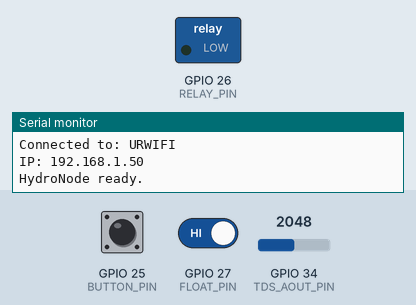
Bench run of a sketch on a simulated ESP32. On the bench: switched loads named in the sketch (green lamp = pin HIGH), the last lines printed to the serial monitor. The test bench sets the inputs (shaded band); at power-on: GPIO 27 (FLOAT_PIN) HIGH, GPIO 25 (BUTTON_PIN) HIGH, GPIO 34 (TDS_AOUT_PIN) = 2048 (analog values on the 0–4095 scale). WiFi joins after 1.5 s; servers stay silent unless stated; uploads are accepted with an empty reply; EEPROM starts erased; pins used as bus, display or sensor lines are not drawn.

Above: at 2.7 s.
2.8 s: GPIO 27 (FLOAT_PIN) driven LOW
9.9 s: GPIO 25 (BUTTON_PIN) pulled LOW for 1 s
At 12.3 s:
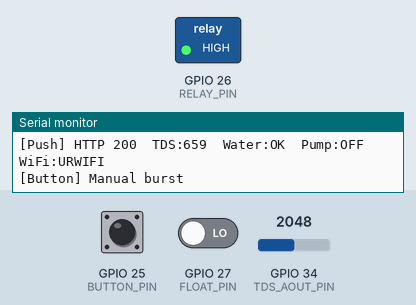
17.4 s: GPIO 25 (BUTTON_PIN) pulled LOW for 3.2 s
At 25.9 s:
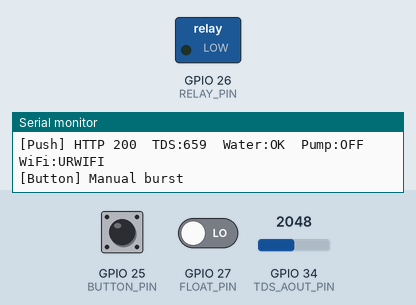
27.1 s: GPIO 27 (FLOAT_PIN) driven HIGH
Timing chart, 0 to 30.1 s (numbered marks = the images above; inputs shaded):
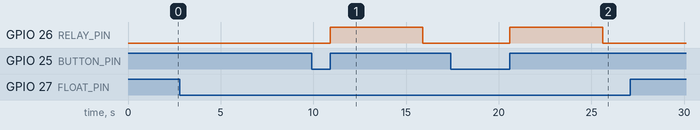

Measured:
- after the input at 9.9 s, GPIO 26 (RELAY_PIN): LOW → HIGH after 1.0 s, → LOW 5.0 s later
- after the input at 17.4 s, GPIO 26 (RELAY_PIN): LOW → HIGH after 3.2 s, → LOW 5.0 s later

The sketch:

hydroponic_controller_v3.ino
```cpp
/*
 * ============================================================
 *  HydroNode ESP32 Firmware  v3.1  — Multi-WiFi support
 * ============================================================
 *  Hardware:
 *    GPIO26 — Relay        (active-LOW, pump)
 *    GPIO27 — Float switch (INPUT_PULLUP, LOW = water OK)
 *    GPIO34 — TDS AOUT     (ADC)
 *    GPIO32 — TDS power    (NPN transistor base via 1kΩ)
 *    GPIO25 — Push button  (INPUT_PULLUP, hold 800ms = manual burst)
 *
 *  Libraries needed:
 *    - ArduinoJson  (Benoit Blanchon)
 *    - Preferences  (built-in)
 * ============================================================
 */

#include <WiFi.h>
#include <WiFiMulti.h>
#include <HTTPClient.h>
#include <ArduinoJson.h>
#include <Preferences.h>

WiFiMulti wifiMulti;

// ── Add all your WiFi networks here ──────────────────────────
// wifiMulti tries each in order, connects to strongest available
void setupWiFi() {
  WiFi.mode(WIFI_STA);
  wifiMulti.addAP("URWIFI",     "URPASSWORD");   // home router
  wifiMulti.addAP("HOTSPOT_SSID",   "HOTSPOT_PASS"); // phone hotspot
  // wifiMulti.addAP("THIRD_SSID",  "THIRD_PASS");   // add more as needed

  Serial.print("Connecting to WiFi");
  unsigned long t = millis();
  while (wifiMulti.run() != WL_CONNECTED && millis() - t < 20000) {
    delay(500); Serial.print(".");
  }
  if (WiFi.status() == WL_CONNECTED) {
    Serial.println("\nConnected to: " + WiFi.SSID());
    Serial.println("IP: " + WiFi.localIP().toString());
  } else {
    Serial.println("\nWiFi failed — running in local-only mode");
  }
}

// ── Render backend ───────────────────────────────────────────
const char* RENDER_URL = "https://hydronode-esp32.onrender.com";
const char* API_KEY    = "hydronode-secret";

// ── Pins ─────────────────────────────────────────────────────
#define RELAY_PIN       26
#define FLOAT_PIN       27
#define TDS_AOUT_PIN    34
#define TDS_POWER_PIN   32
#define BUTTON_PIN      25

// ── Active-LOW relay ─────────────────────────────────────────
#define RELAY_ACTIVE_LOW false
inline void pumpOn()  { digitalWrite(RELAY_PIN, RELAY_ACTIVE_LOW ? LOW  : HIGH); }
inline void pumpOff() { digitalWrite(RELAY_PIN, RELAY_ACTIVE_LOW ? HIGH : LOW);  }

// ── TDS calibration ──────────────────────────────────────────
#define TDS_COEFF 0.5f

// ── NVS ──────────────────────────────────────────────────────
Preferences prefs;

// ── State ────────────────────────────────────────────────────
enum PumpMode { AUTO, MANUAL_ON, MANUAL_OFF };
PumpMode      pumpMode        = AUTO;
bool          pumpRunning     = false;
unsigned long pumpTimer       = 0;
bool          waterLow        = false;
float         tdsPPM          = 0.0;
String        statusMsg       = "Starting...";
unsigned long pumpOnDuration  = 15000;
unsigned long pumpOffDuration = 60000;

// ── Button ───────────────────────────────────────────────────
unsigned long btnPressTime  = 0;
bool          btnWasPressed = false;
#define BTN_HOLD_MS       800
#define BTN_PUMP_DURATION 5000

// ── Timing ───────────────────────────────────────────────────
unsigned long lastPush = 0;
unsigned long lastPoll = 0;
#define PUSH_INTERVAL  5000
#define POLL_INTERVAL  3000

// ── TDS read (electrolysis-safe) ─────────────────────────────
float readTDS() {
  digitalWrite(TDS_POWER_PIN, HIGH);
  delay(100);
  analogRead(TDS_AOUT_PIN);    // dummy — stabilise ADC
  delay(10);
  int raw = analogRead(TDS_AOUT_PIN);
  digitalWrite(TDS_POWER_PIN, LOW);
  float v   = raw * 3.3f / 4095.0f;
  float ppm = (133.42f * v*v*v - 255.86f * v*v + 857.39f * v) * TDS_COEFF;
  return max(0.0f, ppm);
}

// ── NVS helpers ──────────────────────────────────────────────
void loadSettings() {
  prefs.begin("pump", false);
  pumpOnDuration  = prefs.getULong("onDur",  15000);
  pumpOffDuration = prefs.getULong("offDur", 60000);
  pumpMode        = (PumpMode)prefs.getInt("mode", 0);
  prefs.end();
}
void saveSettings() {
  prefs.begin("pump", false);
  prefs.putULong("onDur",  pumpOnDuration);
  prefs.putULong("offDur", pumpOffDuration);
  prefs.putInt("mode",     (int)pumpMode);
  prefs.end();
}

// ── Push sensor data to Render ───────────────────────────────
void pushData() {
  if (wifiMulti.run() != WL_CONNECTED) return;

  String modeStr = pumpMode == AUTO      ? "AUTO" :
                   pumpMode == MANUAL_ON ? "ON"   : "OFF";

  StaticJsonDocument<256> doc;
  doc["tds"]      = (int)tdsPPM;
  doc["waterLow"] = waterLow;
  doc["pump"]     = pumpRunning;
  doc["mode"]     = modeStr;
  doc["status"]   = statusMsg;

  String body;
  serializeJson(doc, body);

  HTTPClient http;
  http.begin(String(RENDER_URL) + "/api/update");
  http.addHeader("Content-Type", "application/json");
  http.addHeader("X-API-Key", API_KEY);
  int code = http.POST(body);
  Serial.printf("[Push] HTTP %d  TDS:%.0f  Water:%s  Pump:%s  WiFi:%s\n",
    code, tdsPPM,
    waterLow    ? "LOW" : "OK",
    pumpRunning ? "ON"  : "OFF",
    WiFi.SSID().c_str());
  http.end();
}

// ── Poll Render for pending commands ─────────────────────────
void pollCommands() {
  if (wifiMulti.run() != WL_CONNECTED) return;

  HTTPClient http;
  http.begin(String(RENDER_URL) + "/api/command");
  http.addHeader("X-API-Key", API_KEY);
  int code = http.GET();

  if (code == 200) {
    String payload = http.getString();
    StaticJsonDocument<256> doc;
    DeserializationError err = deserializeJson(doc, payload);
    if (!err && !doc["command"].isNull()) {
      JsonObject cmd  = doc["command"];
      String     type = cmd["type"].as<String>();

      if (type == "MODE") {
        String val = cmd["value"].as<String>();
        if      (val == "AUTO") pumpMode = AUTO;
        else if (val == "ON")   pumpMode = MANUAL_ON;
        else if (val == "OFF")  pumpMode = MANUAL_OFF;
        saveSettings();
        Serial.println("[CMD] Mode → " + val);

      } else if (type == "TIMER") {
        pumpOnDuration  = (unsigned long)cmd["onSec"]  * 1000UL;
        pumpOffDuration = (unsigned long)cmd["offSec"] * 1000UL;
        pumpTimer = millis();
        saveSettings();
        Serial.printf("[CMD] Timer → ON:%lus OFF:%lus\n",
          pumpOnDuration/1000, pumpOffDuration/1000);
      }
    }
  }
  http.end();
}

// ── Setup ────────────────────────────────────────────────────
void setup() {
  Serial.begin(115200);

  pinMode(RELAY_PIN,     OUTPUT);
  pinMode(FLOAT_PIN,     INPUT_PULLUP);
  pinMode(TDS_POWER_PIN, OUTPUT);
  pinMode(BUTTON_PIN,    INPUT_PULLUP);
  pumpOff();
  digitalWrite(TDS_POWER_PIN, LOW);

  analogReadResolution(12);
  analogSetAttenuation(ADC_11db);

  loadSettings();
  setupWiFi();

  pumpTimer = millis();
  Serial.println("HydroNode ready.");
}

// ── Loop ─────────────────────────────────────────────────────
void loop() {
  unsigned long now = millis();

  // Float switch — HIGH = low water (NC type)
  // If your float switch is NO type, flip to: == LOW
  waterLow = (digitalRead(FLOAT_PIN) == HIGH);

  // TDS read every 5s
  static unsigned long lastTDS = 0;
  if (now - lastTDS > 5000) {
    tdsPPM  = readTDS();
    lastTDS = now;
  }

  // Push button — hold BTN_HOLD_MS for manual pump burst
  bool btnDown = (digitalRead(BUTTON_PIN) == LOW);
  if (btnDown && !btnWasPressed) {
    btnPressTime  = now;
    btnWasPressed = true;
  }
  if (!btnDown && btnWasPressed) {
    if (now - btnPressTime >= BTN_HOLD_MS && !waterLow) {
      Serial.println("[Button] Manual burst");
      pumpOn();
      delay(BTN_PUMP_DURATION);
      pumpOff();
    }
    btnWasPressed = false;
  }

  // Pump control logic
  if (waterLow) {
    pumpOff();
    pumpRunning = false;
    statusMsg   = "LOW WATER — pump disabled";

  } else if (pumpMode == MANUAL_ON) {
    pumpOn();
    pumpRunning = true;
    statusMsg   = "Manual ON";

  } else if (pumpMode == MANUAL_OFF) {
    pumpOff();
    pumpRunning = false;
    statusMsg   = "Manual OFF";

  } else {
    // AUTO timer
    if (!pumpRunning && (now - pumpTimer >= pumpOffDuration)) {
      pumpOn();
      pumpRunning = true;
      pumpTimer   = now;
      statusMsg   = "Pump running";
    } else if (pumpRunning && (now - pumpTimer >= pumpOnDuration)) {
      pumpOff();
      pumpRunning = false;
      pumpTimer   = now;
      statusMsg   = "Pump resting";
    } else if (!pumpRunning) {
      unsigned long remaining = (pumpOffDuration - (now - pumpTimer)) / 1000;
      statusMsg = "Next cycle in " + String(remaining) + "s";
    }
  }

  // Push to Render every 5s
  if (now - lastPush > PUSH_INTERVAL) {
    pushData();
    lastPush = now;
  }

  // Poll commands from Render every 3s
  if (now - lastPoll > POLL_INTERVAL) {
    pollCommands();
    lastPoll = now;
  }
}
```
